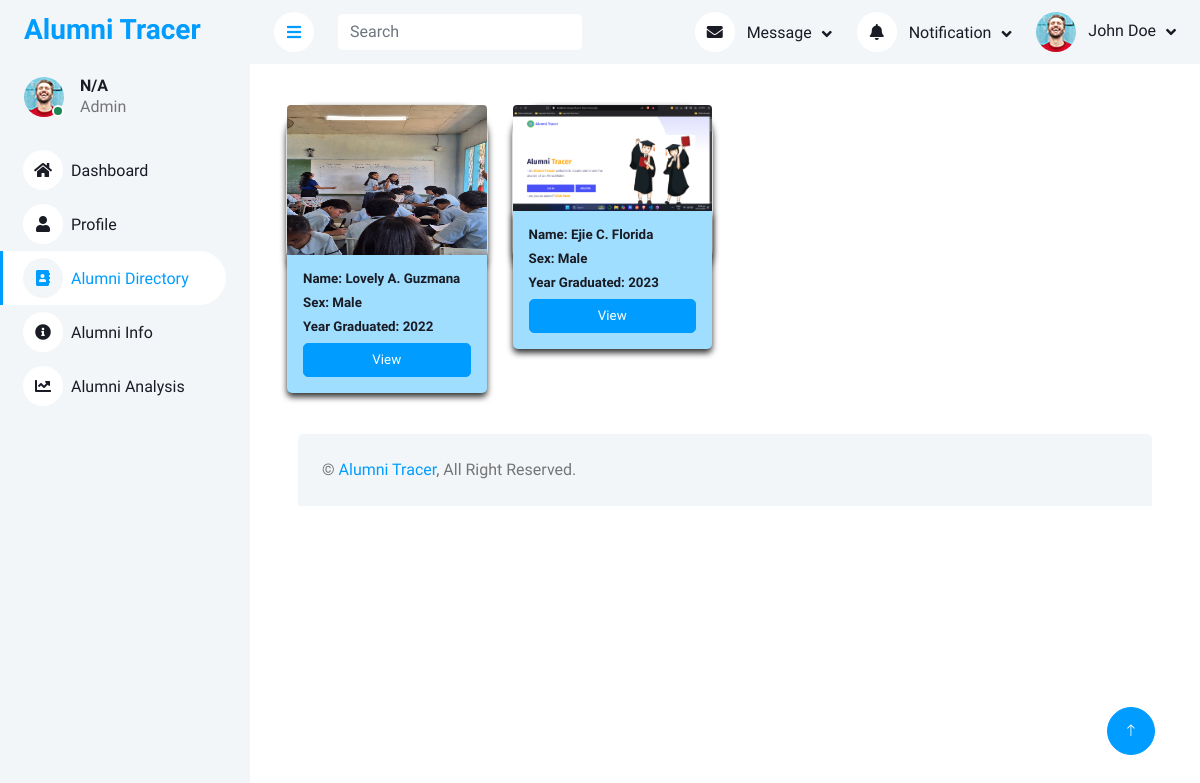
Page /php_files/admin_alumni_directory.php on the earlier database version.
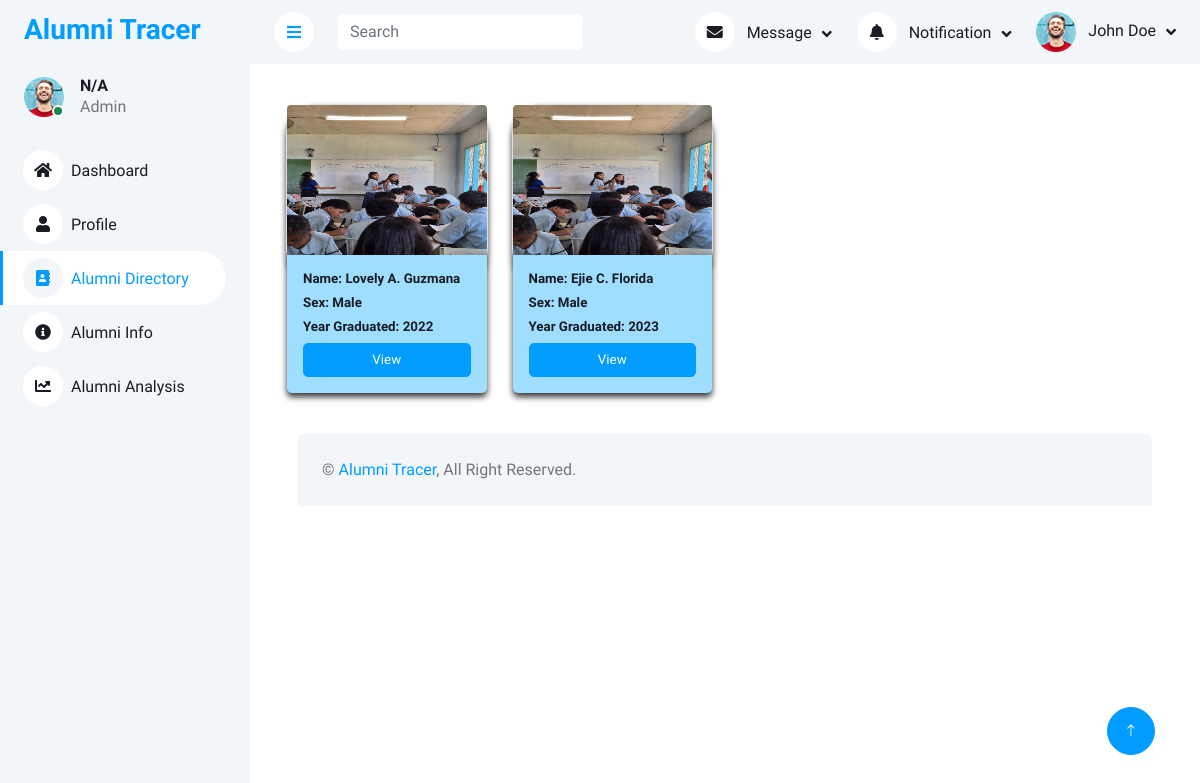
Same page on the later database version.
### tables this page shows
CREATE TABLE `l_study_response` (
  `id` int(11) NOT NULL,
  `choose_school` varchar(255) NOT NULL,
  `name` varchar(255) NOT NULL,
  `sex` varchar(10) DEFAULT NULL,
  `age` int(3) DEFAULT NULL,
  `degree` varchar(255) DEFAULT NULL,
  `year_awarded` year(4) DEFAULT NULL,
  `current_study` text DEFAULT NULL,
  `if_no_jobs` text DEFAULT NULL,
  `if_yes_details` text DEFAULT NULL,
  `pursue_reasons` text DEFAULT NULL,
  `current_position` text DEFAULT NULL,
  `other_position` text DEFAULT NULL,
  `time_to_job` text DEFAULT NULL,
  `time_gap` text DEFAULT NULL,
  `employment_history` text DEFAULT NULL,
  `job_info_source` text DEFAULT NULL,
  `other_job_info` varchar(255) DEFAULT NULL,
  `job_qualifications` text DEFAULT NULL,
  `gross_salary` varchar(50) DEFAULT NULL,
  `job_benefits` text DEFAULT NULL,
  `work_location` varchar(255) DEFAULT NULL,
  `num_employees` varchar(50) DEFAULT NULL,
  `work_nature` varchar(255) DEFAULT NULL,
  `other_work_nature_text` text DEFAULT NULL,
  `proof_image` varchar(255) DEFAULT NULL,
  `job_problem` varchar(255) DEFAULT NULL,
  `problem_elaboration` text DEFAULT NULL,
  `self_employed_reason` text DEFAULT NULL,
  `knowledge_enhance` text DEFAULT NULL,
  `problem_solving` text DEFAULT NULL,
  `research_skills` text DEFAULT NULL,
  `learning_efficiency` text DEFAULT NULL,
  `communication_skills` text DEFAULT NULL,
  `more_inclined` text DEFAULT NULL,
  `team_spirit` text DEFAULT NULL,
  `job_relevance` varchar(255) DEFAULT NULL,
  `applied_course` varchar(255) DEFAULT NULL,
  `possible_reasons` varchar(255) DEFAULT NULL,
  `other_reasons` text DEFAULT NULL,
  `present_job` varchar(255) DEFAULT NULL,
  `other_job` text DEFAULT NULL,
  `range_module` text DEFAULT NULL,
  `optional_module` text DEFAULT NULL,
  `relevance` text DEFAULT NULL,
  `worlkload` text DEFAULT NULL,
  `solving` text DEFAULT NULL,
  `learning` text DEFAULT NULL,
  `placement` text DEFAULT NULL,
  `environment` text DEFAULT NULL,
  `quality` text DEFAULT NULL,
  `job_satisfaction` varchar(255) DEFAULT NULL,
  `job_stay` varchar(255) DEFAULT NULL,
  `stay_other_text` text DEFAULT NULL,
  `status` text DEFAULT NULL,
  `created_at` timestamp NOT NULL DEFAULT current_timestamp()
);

### php_files/admin_alumni_directory.php (the view, shortened to what this page needs)
<?php
include("../connection/conn.php");
?>
<!DOCTYPE html>
<html lang="en">
<head>
    <link href="https://cdnjs.cloudflare.com/ajax/libs/font-awesome/5.10.0/css/all.min.css" rel="stylesheet">
    <link href="https://cdn.jsdelivr.net/npm/bootstrap-icons@1.4.1/font/bootstrap-icons.css" rel="stylesheet">
    <link href="../template/lib/owlcarousel/assets/owl.carousel.min.css" rel="stylesheet">
    <link href="../template/lib/tempusdominus/css/tempusdominus-bootstrap-4.min.css" rel="stylesheet" />
    <link href="../template/css/bootstrap.min.css" rel="stylesheet">
    <link href="../template/css/style.css" rel="stylesheet">
</head>
<body>
    <div class="container-xxl position-relative bg-white d-flex p-0">
        <div class="sidebar pe-4 pb-3">
            <nav class="navbar bg-light navbar-light">
                <a href="index.html" class="navbar-brand mx-4 mb-3">
                    <h3 class="text-primary">Alumni Tracer</h3>
                </a>
                <div class="d-flex align-items-center ms-4 mb-4">
                    <div class="position-relative">
                        <img class="rounded-circle" src="../template/img/user.jpg" alt="" style="width: 40px; height: 40px;">
                        <div class="bg-success rounded-circle border border-2 border-white position-absolute end-0 bottom-0 p-1"></div>
                    </div>
                    <div class="ms-3">
                        <h6 class="mb-0"><?php echo $call["name"] ?? 'N/A'; ?></h6>
                        <span>Admin</span>
                    </div>
                </div>
                <div class="navbar-nav w-100">
                    <a href="admin_dashboard.php" class="nav-item nav-link "><i class="fa fa-home me-2"></i>Dashboard</a>
                    <a href="admin_profile.php" class="nav-item nav-link"><i class="fa fa-user me-2"></i>Profile</a>
                    <a href="admin_alumni_directory.php" class="nav-item nav-link active"><i class="fa fa-address-book me-2"></i>Alumni Directory</a>
                    <a href="admin_alumni_information.php" class="nav-item nav-link"><i class="fa fa-info-circle me-2"></i>Alumni Info</a>
                    <a href="admin_alumni_analysis.php" class="nav-item nav-link"><i class="fa fa-chart-line me-2"></i>Alumni Analysis</a>
                </div>
            </nav>
        </div>
        <div class="content">
            <nav class="navbar navbar-expand bg-light navbar-light sticky-top px-4 py-0">
                <a href="#" class="sidebar-toggler flex-shrink-0">
                    <i class="fa fa-bars"></i>
                </a>
                <form class="d-none d-md-flex ms-4">
                    <input class="form-control border-0" type="search" placeholder="Search">
                </form>
                <div class="navbar-nav align-items-center ms-auto">
                    <div class="nav-item dropdown">
                        <a href="#" class="nav-link dropdown-toggle" data-bs-toggle="dropdown">
                            <i class="fa fa-envelope me-lg-2"></i>
                            <span class="d-none d-lg-inline-flex">Message</span>
                        </a>
                    </div>
                    <div class="nav-item dropdown">
                        <a href="#" class="nav-link dropdown-toggle" data-bs-toggle="dropdown">
                            <i class="fa fa-bell me-lg-2"></i>
                            <span class="d-none d-lg-inline-flex">Notification</span>
                        </a>
                    </div>
                    <div class="nav-item dropdown">
                        <a href="#" class="nav-link dropdown-toggle" data-bs-toggle="dropdown">
                            <img class="rounded-circle me-lg-2" src="../template/img/user.jpg" alt="" style="width: 40px; height: 40px;">
                            <span class="d-none d-lg-inline-flex">John Doe</span>
                        </a>
                    </div>
                </div>
            </nav>
            <div class="container-fluid pt-4 px-4">
                <div class="container mt-3">
                    <div class="row" >
                        <?php
                        $sql = "SELECT * FROM l_study_response ORDER BY name DESC";
                        $query = mysqli_query($conn, $sql);
                        while ($check = mysqli_fetch_assoc($query)) {
                            $img = $check['proof_image'];
                            $name = $check['name'];
                            $sex = $check['sex'];
                            $year = $check['year_awarded'];
                            $id = $check['id'];
                        ?>
                            <div class="col-xs-12 col-sm-6 col-md-4 col-lg-3 mb-3" >
                                <div class="card" style="width: 100%; height: 60%; border-radius: 30px; box-shadow: 0 4px 6px rgba(0, 0, 0, 0.8); ">
                                    <img src="<?php echo $img; ?>" class="card-img-top" alt="File Image" style="width: 100%; height: 150px;">
                                    <div class="card-body" style="background-color: #A0DEFF; border-bottom-left-radius:5px; border-bottom-right-radius: 5px; box-shadow: 0 4px 6px rgba(0, 0, 0, 0.8); ">
                                        <h5 class="card-title">Name: <?php echo $name; ?></h5>
                                        <h5 class="card-title">Sex: <?php echo $sex; ?></h5>
                                        <h5 class="card-title">Year Graduated: <?php echo $year; ?></h5>
                                        <a href="viewing_alumni_details.php?id=<?php echo $id; ?>" class="btn btn-primary" style = "width: 100%;">View</a>
                                    </div>
                                </div>
                            </div>
                        <?php } ?>
                    </div>
            </div>
            <div class="container-fluid pt-4 px-4">
                <div class="bg-light rounded-top p-4">
                    <div class="row">
                        <div class="col-12 col-sm-6 text-center text-sm-start">
                            &copy; <a href="#">Alumni Tracer</a>, All Right Reserved.
                        </div>
                    </div>
                </div>
            </div>
        </div>
        <a href="#" class="btn btn-lg btn-primary btn-lg-square back-to-top"><i class="bi bi-arrow-up"></i></a>
    </div>
</body>
</html>

### template/css/style.css (style rules this page uses)
:root { --primary: #009CFF; --light: #F3F6F9; --dark: #191C24; }
.back-to-top { position: fixed; display: none; right: 45px; bottom: 45px; z-index: 99; }
.btn { transition: .5s; }
.btn.btn-primary { color: #FFFFFF; }
.btn-lg-square { width: 48px; height: 48px; }
.btn-square, .btn-sm-square, .btn-lg-square { padding: 0; display: inline-flex; align-items: center; justify-content: center; font-weight: normal; border-radius: 50px; }
.sidebar { position: fixed; top: 0; left: 0; bottom: 0; width: 250px; height: 100vh; overflow-y: auto; background: var(--light); transition: 0.5s; z-index: 999; }
.content { margin-left: 250px; min-height: 100vh; background: #FFFFFF; transition: 0.5s; }
@media (min-width: 992px) { .sidebar { margin-left: 0; } }
@media (min-width: 992px) { .content { width: calc(100% - 250px); } }
.sidebar .navbar .navbar-nav .nav-link { padding: 7px 20px; color: var(--dark); font-weight: 500; border-left: 3px solid var(--light); border-radius: 0 30px 30px 0; outline: none; }
.sidebar .navbar .navbar-nav .nav-link:hover, .sidebar .navbar .navbar-nav .nav-link.active { color: var(--primary); background: #FFFFFF; border-color: var(--primary); }
.sidebar .navbar .navbar-nav .nav-link i { width: 40px; height: 40px; display: inline-flex; align-items: center; justify-content: center; background: #FFFFFF; border-radius: 40px; }
.sidebar .navbar .navbar-nav .nav-link:hover i, .sidebar .navbar .navbar-nav .nav-link.active i { background: var(--light); }
.content .navbar .navbar-nav .nav-link { margin-left: 25px; padding: 12px 0; color: var(--dark); outline: none; }
.content .navbar .sidebar-toggler, .content .navbar .navbar-nav .nav-link i { width: 40px; height: 40px; display: inline-flex; align-items: center; justify-content: center; background: #FFFFFF; border-radius: 40px; }
.content .navbar .dropdown-toggle::after { margin-left: 6px; vertical-align: middle; border: none; content: "\f107"; font-family: "Font Awesome 5 Free"; font-weight: 900; transition: .5s; }

### php_files/admin_alumni_directory.php (style rules this page uses)
.card-title { font-size: smaller; }
.btn { font-size: smaller; }

Differences in the rows shown:
changed l_study_response "Ejie C. Florida": proof_image: a different picture
